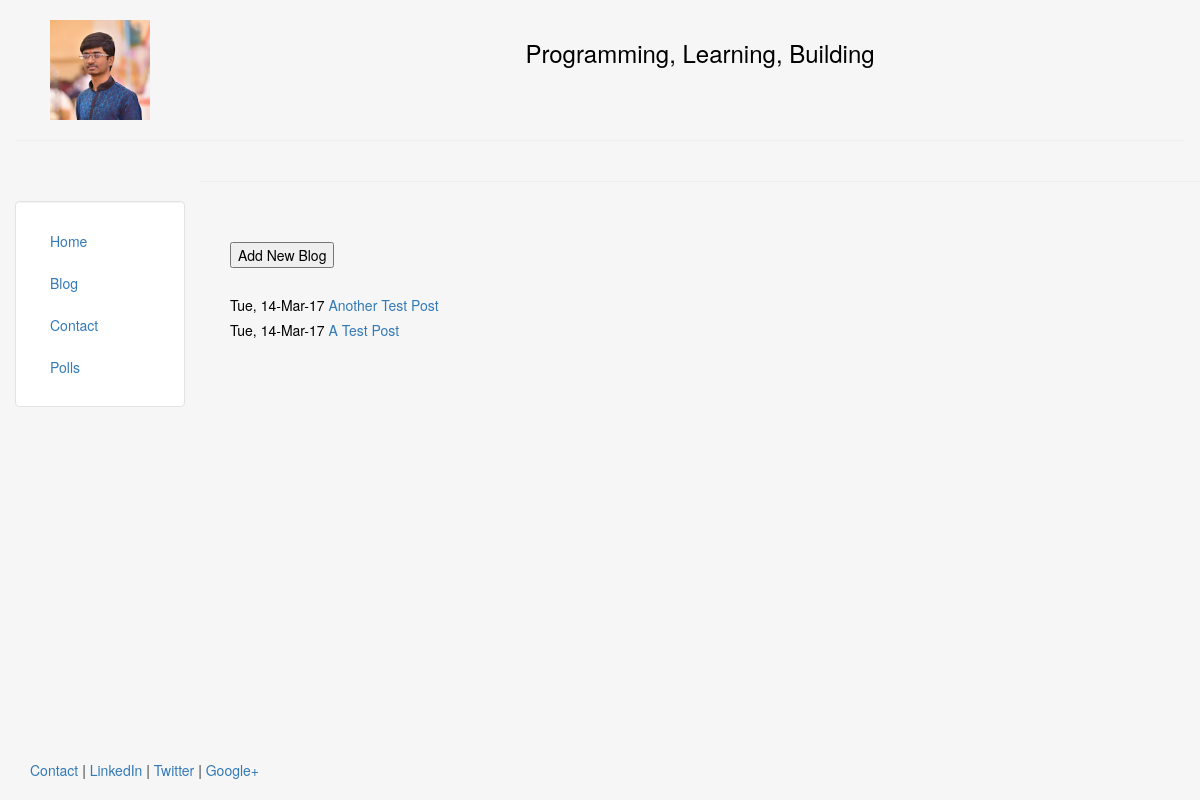
Page /blog/ on the earlier database version.
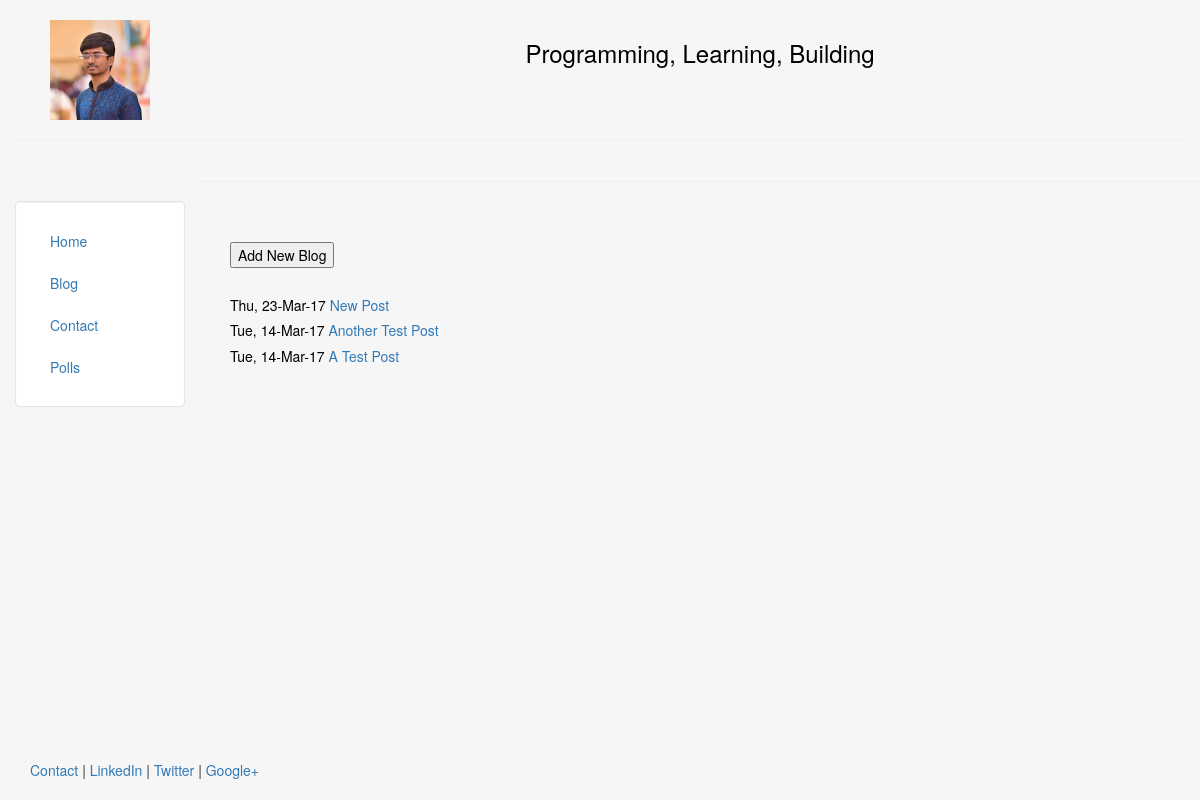
Same page on the later database version.
### blog/models.py (models this page shows, shortened)
class Post(models.Model):
	title = models.CharField(max_length = 140)
	body = models.TextField()
	date = models.DateTimeField()

### blog/views.py (the view)
class postList(generic.ListView):
	template_name = 'blog/blog.html'
	def get_queryset(self):
		return Post.objects.all().order_by("-date")[:25]

### blog/templates/blog/blog.html
{% extends "personal/header.html" %}
{% block content %}
	<form action="{% url "blog:add_post" %}" >
		<button class="b">Add New Blog</button><br><br>
	</form>
	{% for post in object_list %}
		<h5>{{ post.date|date:"D, d-M-y" }}<a href="/blog/{{ post.id }}"> {{ post.title }}</a></h5>
	{% endfor %}
{% endblock %}

Differences in the rows shown:
added Post: date "Thu, 23-Mar-17", title "New Post"
